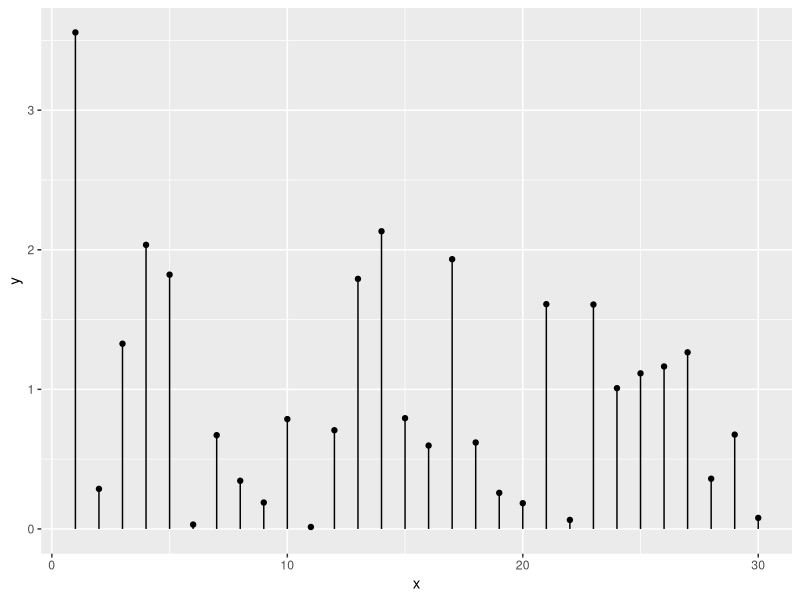
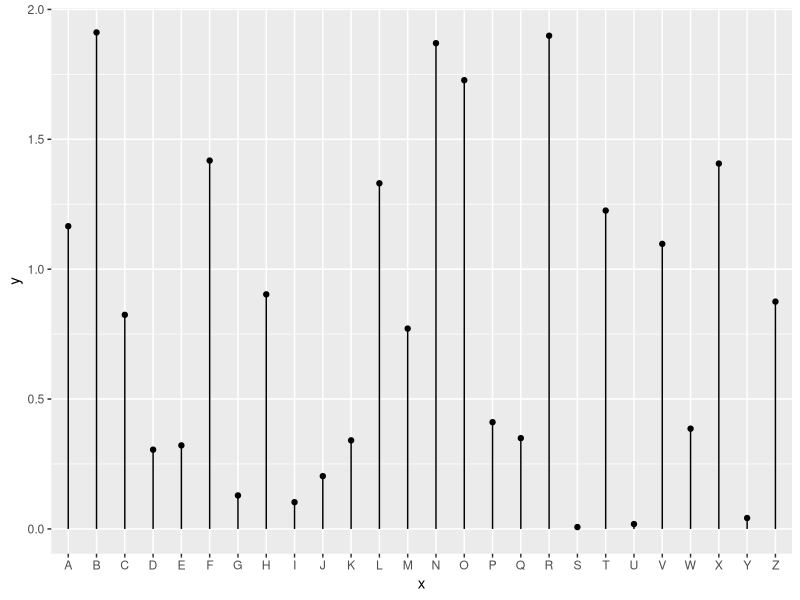

Recreate these plots in R, in order. (Note: this script raises an error after producing the figures.)
## ---- chunk 1
knitr::opts_chunk$set( warning=FALSE, message=FALSE)
## ---- chunk 2
# Libraries
library(ggplot2)

# Create data
data <- data.frame(x=seq(1,30), y=abs(rnorm(30)))
 
# Plot
ggplot(data, aes(x=x, y=y)) +
  geom_point() + 
  geom_segment( aes(x=x, xend=x, y=0, yend=y))
## ---- chunk 3
# Libraries
library(ggplot2)

# Create data
data <- data.frame(
  x=LETTERS[1:26], 
  y=abs(rnorm(26))
)
 
# Plot
ggplot(data, aes(x=x, y=y)) +
  geom_point() + 
  geom_segment( aes(x=x, xend=x, y=0, yend=y))
## ---- chunk 4
htmltools::includeHTML("htmlChunkRelatedRanking.html")
